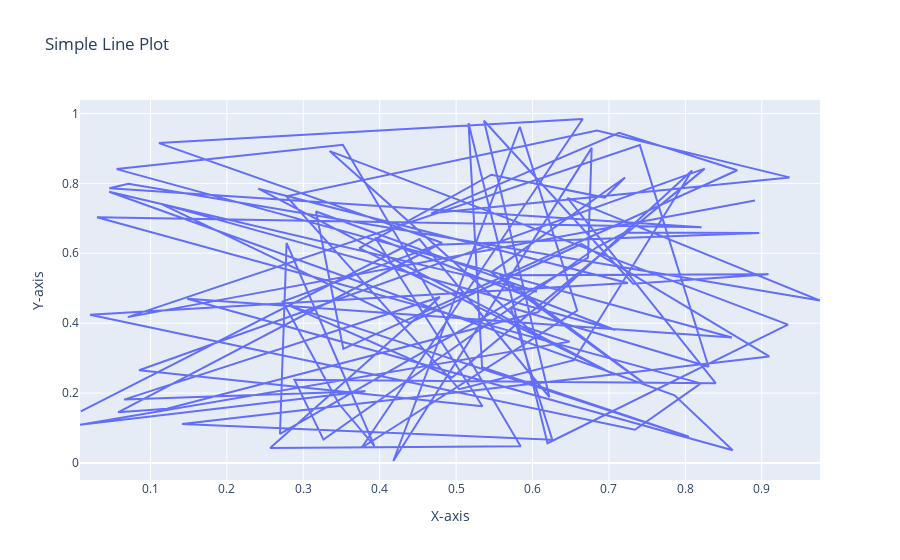

The notebook cell this image was saved under:
### Markdown cell above
20]Using Plotly, create a basic line plot of a randomly generated dataset, label the axes, and set the title as
'Simple Line Plot'

### Code cell
import plotly.graph_objects as go
import numpy as np

# Create a randomly generated dataset
x = np.random.rand(100)
y = np.random.rand(100)

# Create a basic line plot
fig = go.Figure(data=go.Scatter(x=x, y=y, mode='lines'))

# Label the axes
fig.update_layout(xaxis_title='X-axis', yaxis_title='Y-axis')

# Set the title
fig.update_layout(title='Simple Line Plot')

# Show the plot
fig.show()
